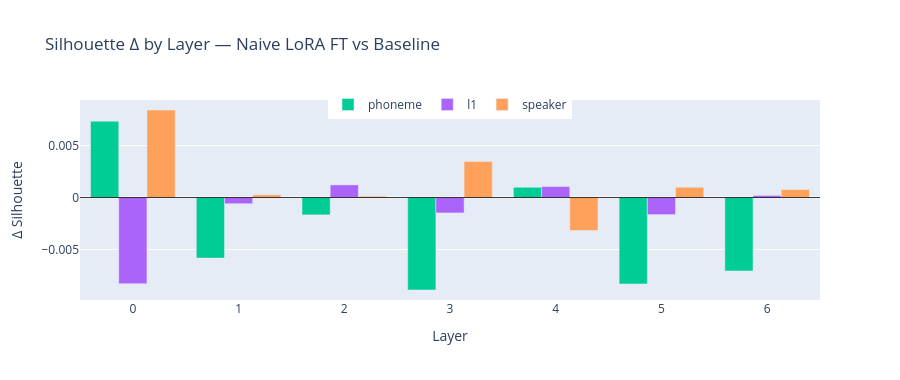
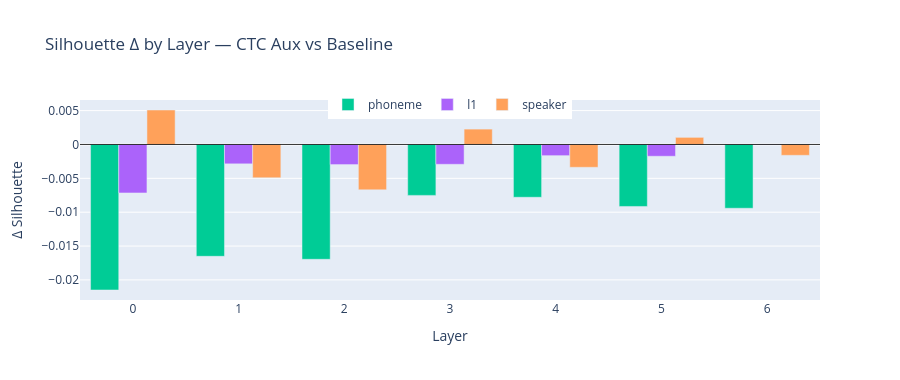

Here is the notebook cell these charts were saved with, in order:
### Markdown cell above
---
# Section 4 — Delta: Fine-tuned vs Baseline

### Code cell
# For each non-baseline model, show LoRA-improvement delta tables + bar charts
for ft_key in [k for k in MODELS if k != "baseline"]:
    if "baseline" not in raw:
        continue
    ft_label = MODEL_STYLES.get(ft_key, {}).get("label", ft_key)
    display(HTML(f"<h3>{ft_label} − Baseline Delta (positive = improvement)</h3>"))

    for label_type in LABEL_TYPES:
        base = df[(df["model"] == "baseline") & (df["label_type"] == label_type)].set_index("layer")
        ft   = df[(df["model"] == ft_key)     & (df["label_type"] == label_type)].set_index("layer")
        if ft.empty:
            continue
        delta = pd.DataFrame(index=LAYERS)
        for metric, (title, note) in METRICS.items():
            sign = -1 if "↓" in note else 1
            delta[title] = sign * (ft[metric] - base[metric])
        delta.index.name = "Layer"
        display(HTML(f"<b>{label_type}</b>"))
        display(delta.style.format("{:+.4f}")
                .background_gradient(cmap="RdYlGn", axis=None))

    # Bar chart: silhouette delta by label_type
    fig = go.Figure()
    for lt in LABEL_TYPES:
        base = df[(df["model"] == "baseline") & (df["label_type"] == lt)].sort_values("layer")
        ft   = df[(df["model"] == ft_key)     & (df["label_type"] == lt)].sort_values("layer")
        if ft.empty:
            continue
        delta = ft["silhouette"].values - base["silhouette"].values
        fig.add_trace(go.Bar(
            x=LAYERS, y=delta.tolist(), name=lt,
            marker_color=LABEL_COLORS[lt],
        ))
    fig.add_hline(y=0, line_color="black", line_width=0.8)
    fig.update_layout(
        title=f"Silhouette Δ by Layer — {ft_label} vs Baseline",
        barmode="group", height=380,
        legend=dict(orientation="h", y=1.05, xanchor="center", x=0.5),
    )
    fig.update_xaxes(title_text="Layer")
    fig.update_yaxes(title_text="Δ Silhouette")
    fig.show()

### Figure 1 — Plotly figure (JSON) as saved in the notebook; plotly's stock layout.template omitted (floating-point values rounded to 4 significant figures)
{"data": [{"marker": {"color": "#00CC96"}, "name": "phoneme", "type": "bar", "x": [0, 1, 2, 3, 4, 5, 6], "y": [0.007334, -0.005822, -0.001667, -0.008888, 0.0009855, -0.008303, -0.007057]}, {"marker": {"color": "#AB63FA"}, "name": "l1", "type": "bar", "x": [0, 1, 2, 3, 4, 5, 6], "y": [-0.008285, -0.0005932, 0.001214, -0.001481, 0.001058, -0.001642, 0.0001996]}, {"marker": {"color": "#FFA15A"}, "name": "speaker", "type": "bar", "x": [0, 1, 2, 3, 4, 5, 6], "y": [0.008415, 0.0002542, 0.0001233, 0.003459, -0.003173, 0.000988, 0.0007671]}], "layout": {"barmode": "group", "height": 380, "legend": {"orientation": "h", "x": 0.5, "xanchor": "center", "y": 1.05}, "shapes": [{"line": {"color": "black", "width": 0.8}, "type": "line", "x0": 0, "x1": 1, "xref": "x domain", "y0": 0, "y1": 0, "yref": "y"}], "title": {"text": "Silhouette Δ by Layer — Naive LoRA FT vs Baseline"}, "xaxis": {"title": {"text": "Layer"}}, "yaxis": {"title": {"text": "Δ Silhouette"}}}}

### Figure 2 — Plotly figure (JSON) as saved in the notebook; plotly's stock layout.template omitted (floating-point values rounded to 4 significant figures)
{"data": [{"marker": {"color": "#00CC96"}, "name": "phoneme", "type": "bar", "x": [0, 1, 2, 3, 4, 5, 6], "y": [-0.02149, -0.01651, -0.01696, -0.00752, -0.007798, -0.009154, -0.009418]}, {"marker": {"color": "#AB63FA"}, "name": "l1", "type": "bar", "x": [0, 1, 2, 3, 4, 5, 6], "y": [-0.007157, -0.002858, -0.002969, -0.002931, -0.00165, -0.001738, -3.856e-05]}, {"marker": {"color": "#FFA15A"}, "name": "speaker", "type": "bar", "x": [0, 1, 2, 3, 4, 5, 6], "y": [0.005092, -0.004924, -0.006703, 0.002271, -0.003373, 0.001053, -0.001604]}], "layout": {"barmode": "group", "height": 380, "legend": {"orientation": "h", "x": 0.5, "xanchor": "center", "y": 1.05}, "shapes": [{"line": {"color": "black", "width": 0.8}, "type": "line", "x0": 0, "x1": 1, "xref": "x domain", "y0": 0, "y1": 0, "yref": "y"}], "title": {"text": "Silhouette Δ by Layer — CTC Aux vs Baseline"}, "xaxis": {"title": {"text": "Layer"}}, "yaxis": {"title": {"text": "Δ Silhouette"}}}}
